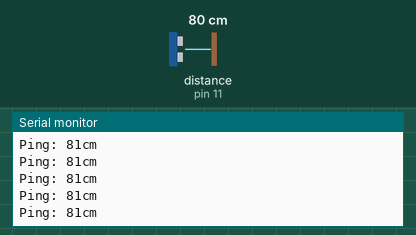
This sketch was run on a simulated Arduino Uno, built with avr-gcc and run on an emulated ATmega328P. Parts: the last lines printed to the serial monitor. The inputs (shaded band) are chosen by the test bench; at power-on: distance to the obstacle (sensor on pin 11) 80 cm. The echo pulse lasts 58.3 µs per cm.

Above: at 1.2 s.
1.3 s: distance to the obstacle (sensor on pin 11) set to 2 cm
At 1.34 s:
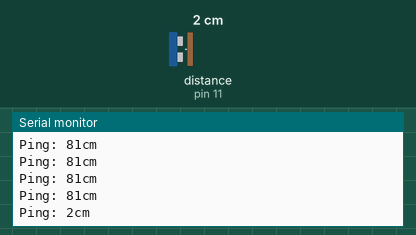
2.8 s: distance to the obstacle (sensor on pin 11) set to 250 cm
At 2.87 s:
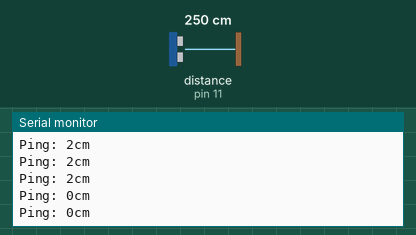
Timing chart, 0 to 5.8 s (numbered marks = the images above; inputs shaded):
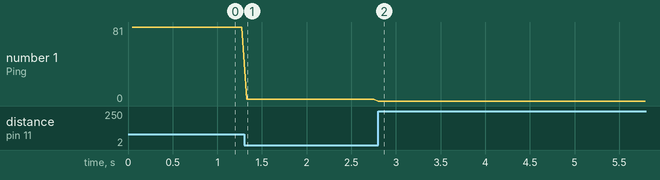

The sketch:

ultrasonikSensor.ino
```cpp
#include <NewPing.h>
#define TRIG 12
#define ECHO 11
#define MAX_MES 200

NewPing sonar(TRIG, ECHO, MAX_MES);
void setup() {
  Serial.begin(115200);
}

void loop() {
  delay(50);
  Serial.print("Ping: ");
  Serial.print(sonar.ping_cm());
  Serial.println("cm");
}
```

Measured:
- after the input at 1.3 s, the serial monitor: prints a new line at once (image 1)
- after the input at 2.8 s, the serial monitor: prints a new line at once (image 2)
- plotted number 1: 81 → 2 after the input at 1.3 s, 2 → 0 after the input at 2.8 s
